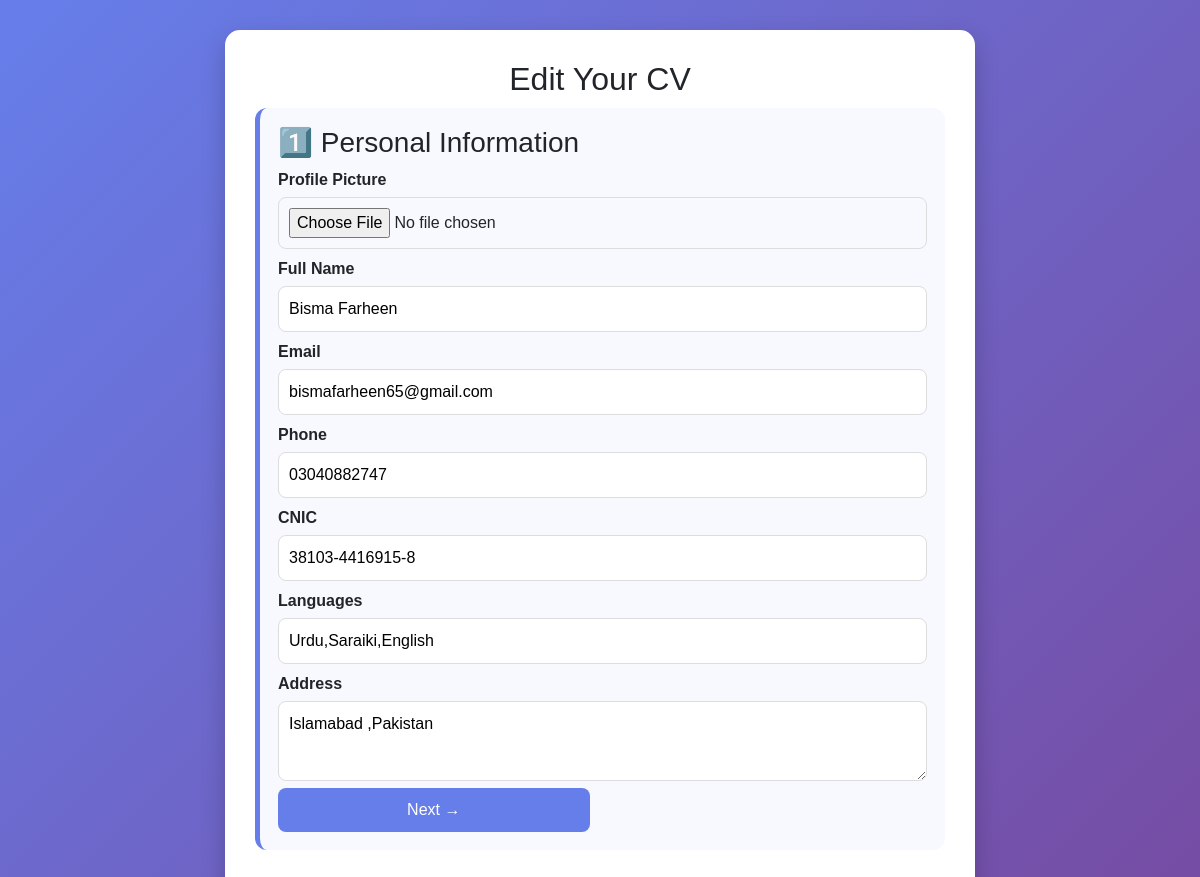
Page /edit_cv.php (signed in) on the committed database.
### tables this page shows
CREATE TABLE `cv` (
  `CV_ID` int(11) NOT NULL,
  `User_ID` int(11) DEFAULT NULL,
  `File_Name` varchar(255) DEFAULT NULL,
  `Upload_Date` timestamp NOT NULL DEFAULT current_timestamp(),
  `full_name` varchar(100) DEFAULT NULL,
  `email` varchar(100) DEFAULT NULL,
  `phone` varchar(20) DEFAULT NULL,
  `address` text DEFAULT NULL,
  `cnic` varchar(20) DEFAULT NULL,
  `languages` varchar(255) DEFAULT NULL,
  `profile_picture` varchar(255) DEFAULT NULL,
  `education` text DEFAULT NULL,
  `skills` text DEFAULT NULL,
  `certifications` text DEFAULT NULL,
  `projects` text DEFAULT NULL,
  `experience` text DEFAULT NULL
);

### edit_cv.php (the view, shortened to what this page needs)
<?php
include("config/db.php");
$user_id = $_SESSION['user_id'];
$result = mysqli_query($conn,"SELECT * FROM cv WHERE User_ID='$user_id' ORDER BY CV_ID DESC LIMIT 1");
$data = mysqli_fetch_assoc($result);
?>
<!DOCTYPE html>
<html>
<head>
<link href="https://cdn.jsdelivr.net/npm/bootstrap@5.3.3/dist/css/bootstrap.min.css" rel="stylesheet">
</head>
<body>
<div class="container">
<h2>Edit Your CV</h2>
<form method="POST" enctype="multipart/form-data">
<div class="section step active" id="step1">
<h3>1️⃣ Personal Information</h3>
<label>Profile Picture</label>
<input type="file" name="profile_picture" accept="image/*">
<label>Full Name</label>
<input
type="text"
name="full_name"
value="<?php echo htmlspecialchars($data['full_name']); ?>"
required>
<label>Email</label>
<input
type="email"
name="email"
value="<?php echo htmlspecialchars($data['email']); ?>"
required>
<label>Phone</label>
<input
type="text"
name="phone"
value="<?php echo htmlspecialchars($data['phone']); ?>">
<label>CNIC</label>
<input
type="text"
name="cnic"
value="<?php echo htmlspecialchars($data['cnic']); ?>">
<label>Languages</label>
<input
type="text"
name="languages"
value="<?php echo htmlspecialchars($data['languages']); ?>">
<label>Address</label>
<textarea
name="address"><?php echo htmlspecialchars($data['address']); ?></textarea>
<div class="btn-row">
<button
type="button"
class="next-btn"
onclick="nextStep()">
Next →
</button>
</div>
</div>
</form>
</div>
</body>
</html>

### edit_cv.php (style rules this page uses)
body { margin:0; font-family:Arial; background:linear-gradient(135deg,#667eea,#764ba2); padding:30px; }
.container { width:750px; margin:auto; background:white; padding:30px; border-radius:15px; box-shadow:0 10px 25px rgba(0,0,0,.2); }
h2 { text-align:center; margin-bottom:10px; }
.section { margin-bottom:20px; padding:18px; border-radius:12px; background:#f8f9ff; border-left:5px solid #667eea; }
label { font-weight:bold; margin-top:8px; display:block; }
input,textarea { width:100%; padding:10px; border:1px solid #ddd; border-radius:8px; margin-top:5px; }
textarea { height:80px; }
.btn-row { display:flex; justify-content:space-between; }
.next-btn { width:48%; padding:10px; border:none; background:#667eea; color:white; border-radius:8px; }
.step { display:none; }
.step.active { display:block; }

### rows in the picture
cv: full_name "Bisma Farheen", email "bismafarheen65@gmail.com", phone "03040882747", cnic "38103-4416915-8", languages "Urdu,Saraiki,English", address "Islamabad ,Pakistan"
